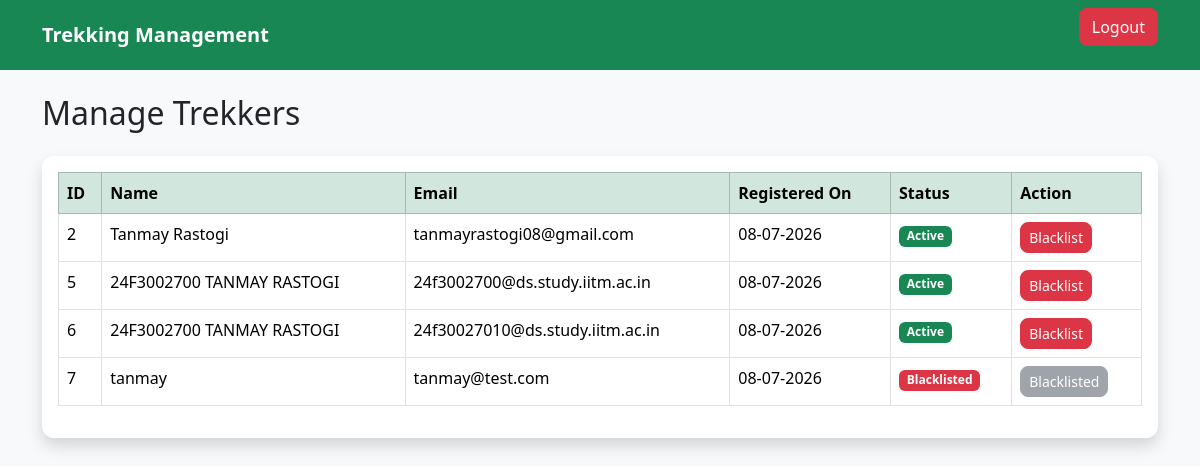
The page /admin/manage-users (signed in) on the database as committed earlier.
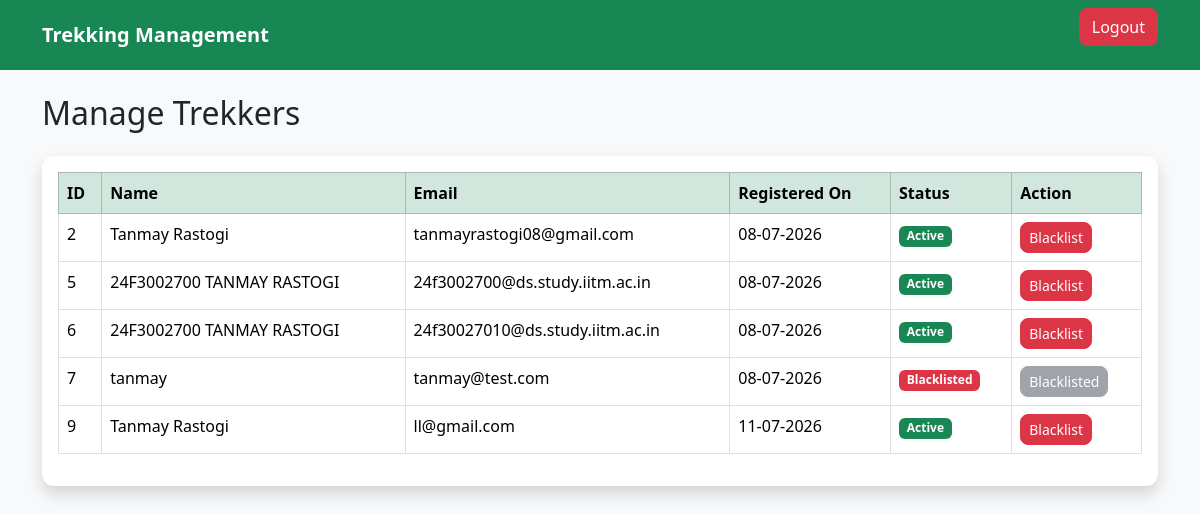
The same page on the database as committed later.
### models/user.py (models this page shows, shortened)
class User(UserMixin, db.Model):
    __tablename__ = "users"
    id = db.Column(db.Integer, primary_key=True)
    name = db.Column(db.String(100), nullable=False)
    email = db.Column(db.String(120), unique=True, nullable=False)
    password = db.Column(db.String(255), nullable=False)
    role = db.Column(db.String(20), nullable=False)
    is_active = db.Column(db.Boolean, default=True)
    is_blacklisted = db.Column(db.Boolean, default=False)
    created_at = db.Column(db.DateTime, default=datetime.utcnow)
    bookings = db.relationship("Booking", backref="user", lazy=True)
    staff_profile = db.relationship(
        "StaffProfile",
        backref="user",
        uselist=False
    )

### routes/admin.py (the view)
@admin.route("/admin/manage-users")
@login_required
def manage_users():
    if current_user.role != "admin":
        flash("Access Denied!", "danger")
        return redirect(url_for("home"))
    users = User.query.filter_by(role="trekker").all()
    return render_template(
        "admin/manage_users.html",
        users=users
    )

### app.py (called while the page is built)
@login_manager.user_loader
def load_user(user_id):
    return User.query.get(int(user_id))

### templates/admin/manage_users.html (shortened to what this page needs)
{% extends "base.html" %}
{% block content %}
<h2 class="mb-4">Manage Trekkers</h2>
<div class="card shadow">
<div class="card-body">
<table class="table table-bordered table-hover">
<thead class="table-success">
<tr>
<th>ID</th>
<th>Name</th>
<th>Email</th>
<th>Registered On</th>
<th>Status</th>
<th>Action</th>
</tr>
</thead>
<tbody>
{% for user in users %}
<tr>
<td>{{ user.id }}</td>
<td>{{ user.name }}</td>
<td>{{ user.email }}</td>
<td>{{ user.created_at.strftime('%d-%m-%Y') }}</td>
<td>
{% if user.is_blacklisted %}
<span class="badge bg-danger">
Blacklisted
</span>
{% else %}
<span class="badge bg-success">
Active
</span>
{% endif %}
</td>
<td>
{% if not user.is_blacklisted %}
<a
href="{{ url_for('admin.blacklist_user', user_id=user.id) }}"
class="btn btn-danger btn-sm">
Blacklist
</a>
{% else %}
<button
class="btn btn-secondary btn-sm"
disabled>
Blacklisted
</button>
{% endif %}
</td>
</tr>
{% else %}
<tr>
<td colspan="6" class="text-center">
No Users Found
</td>
</tr>
{% endfor %}
</tbody>
</table>
</div>
</div>
{% endblock %}

Rows that differ between the two databases and show on the page:
added User: id "9", name "Tanmay Rastogi", email "ll@gmail.com", created_at "11-07-2026", is_blacklisted "Active"
